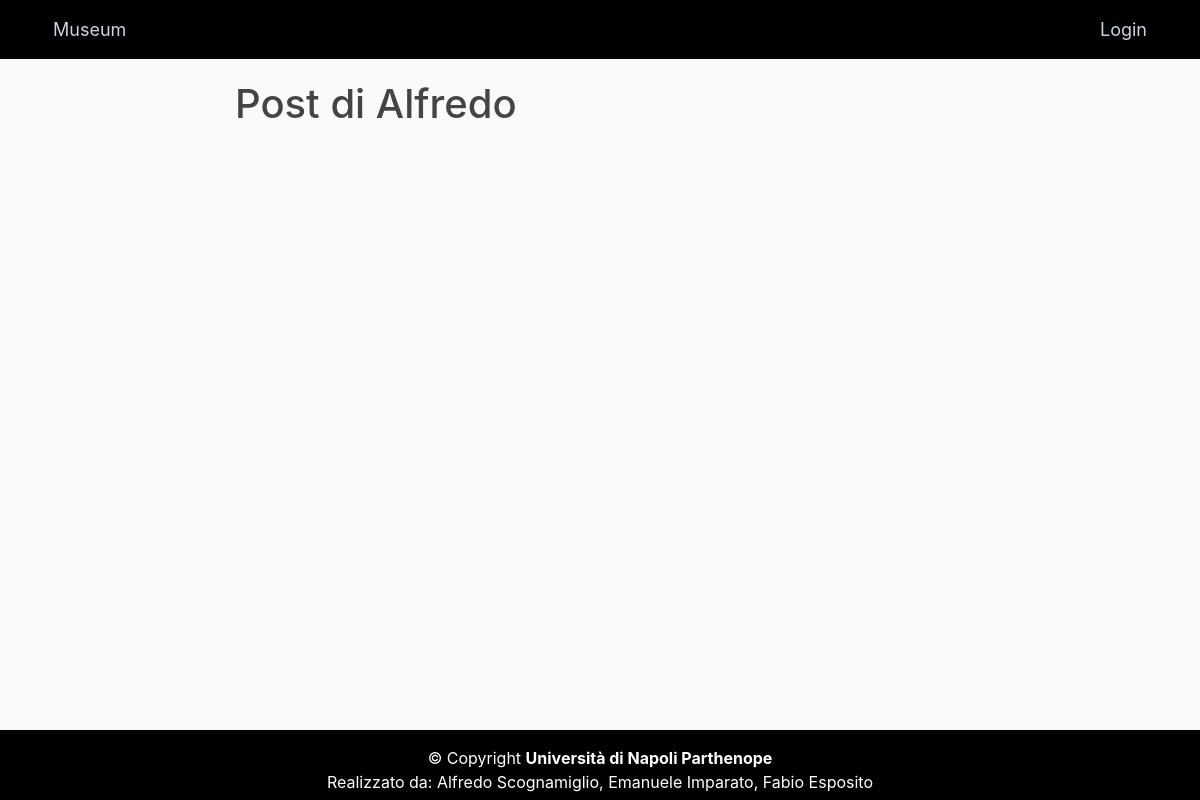
The app's page /user/Alfredo, older data.
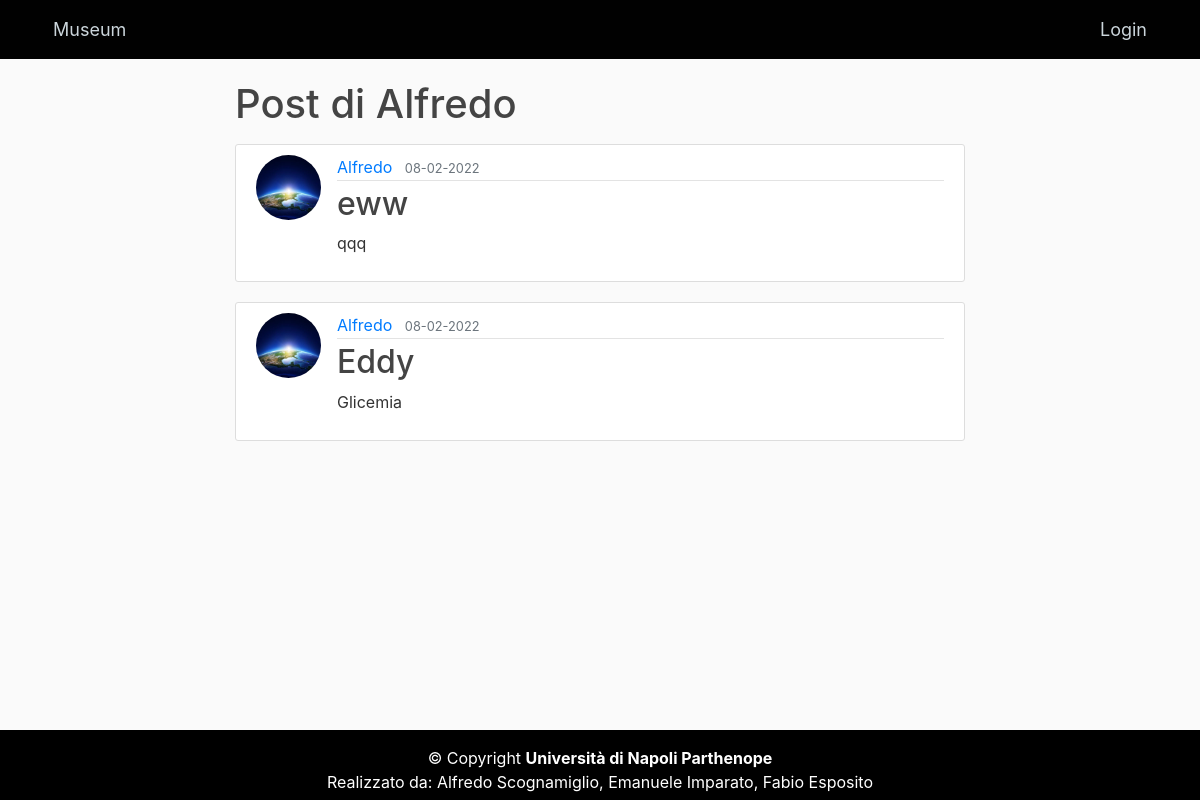
The same page, newer data.
### MuseumProject/models.py (models this page shows)
class Post(db.Model):
    id = db.Column(db.Integer, primary_key=True)
    title = db.Column(db.String(100), nullable=False)
    descrizione = db.Column(db.Text, nullable=False)
    date_posted = db.Column(db.DateTime, nullable=False, default=datetime.utcnow)
    post_image = db.Column(db.String(20), nullable=False, default='defaultPNG.png')
    admin_id = db.Column(db.Integer, db.ForeignKey('administrator.id'), nullable=False)         #Chiave esterna che fa riferimento alla tab.Administrator

class Administrator(db.Model, UserMixin):
    id = db.Column(db.Integer,primary_key=True)
    first_name = db.Column(db.String(20), nullable=False)
    email = db.Column(db.String(45), unique=True, nullable=False)
    password = db.Column(db.String(45), nullable=False)
    image_file = db.Column(db.String(20), nullable=False, default='default.jpg')
    posts = db.relationship('Post', backref='poster', lazy=True)                                #Un Admin può inserire più post (Relazione 1:N)

### MuseumProject/routes.py (the view)
@app.route("/user/<string:first_name>")
def admin_posts(first_name):
    admin = Administrator.query.filter_by(first_name=first_name).first_or_404()
    posts = Post.query.filter_by(poster=admin)
    return render_template('admin_posts.html', posts=posts, admin=admin)

### MuseumProject/templates/admin_posts.html
{% extends "layout.html" %}
{% block content %}
    <h1 class="mb-3">Post di {{ admin.first_name }}</h1>
    {% for post in posts %}
        <article class="media content-section">
            <img class="rounded-circle article-img" src="{{ url_for('static', filename='images/' + post.poster.image_file) }}">
            <div class="media-body">
                <div class="article-metadata">
                    <a class="mr-2" href="{{ url_for('admin_posts', first_name=post.poster.first_name) }}">{{ post.poster.first_name }}</a>
                    <small class="text-muted">{{ post.date_posted.strftime('%d-%m-%Y') }}</small>
                </div>
                <h2><a class="article-title" href="{{ url_for('post', post_id=post.id) }}">{{ post.title }}</a></h2>
                <p class="article-content">{{ post.descrizione }}</p>
            </div>
        </article>
    {% endfor %}
{% endblock content %}

Row changes from the older to the newer data that the page shows:
added Post: image_file (picture), poster.first_name "Alfredo", date_posted "08-02-2022", title "eww", descrizione "qqq"
now on this page (row edited): Post: image_file (picture), poster.first_name "Alfredo", date_posted "08-02-2022", title "Eddy", descrizione "Glicemia"
